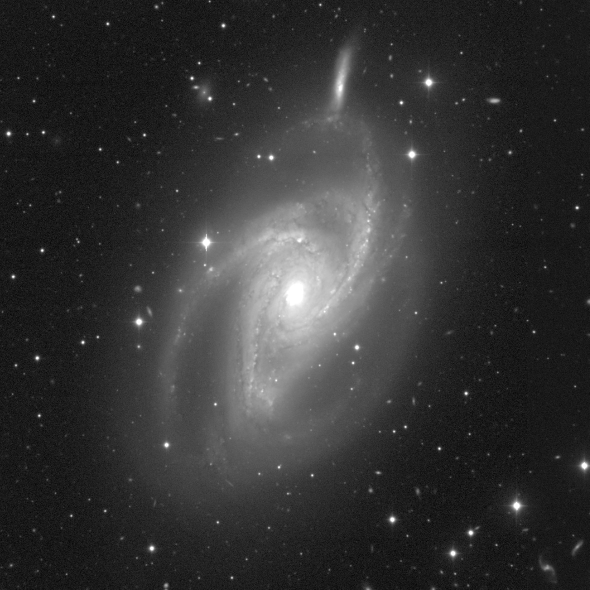
#> input picture ngc-5054.jpg, 1179 x 1179 px (shown at 1/2 size)
$ jupyter execute --allow-errors Galaxyopencv.ipynb   (shell and % lines are left out)   (older library calls are emulated)
#> lines starting #> are read from the running program, lines starting #| are printed output that depends on the picture; after the words box and inside, x2 and y2 are one past the last pixel; in counts of white or black regions, pixels touching at a corner belong together
#> further down, ngc5054 is the input picture: shape (1179, 1179); min 0, max 255, mean 51.8
[cell 1]
import numpy as np
import cv2
from scipy.spatial import distance as dist
from matplotlib import pyplot as plt
import math
from scipy.optimize import curve_fit

[cell 2]
min_thresh = 120
def nothing(x):
    pass

def blur(img,kernal,value,iterations):
#> called with kernal = (5, 5), value = 0, iterations = 4
    imgblur = cv2.GaussianBlur(img,kernal,value)
    for i in range(iterations-1):
        imgblur = cv2.GaussianBlur(imgblur,kernal,value)
    return imgblur

def DrawBox(img,cnt):
    rect = cv2.minAreaRect(cnt)
    box  = cv2.boxPoints(rect)
    box  = np.int0(box)
    return cv2.drawContours(img,[box],0,(134,112,255),2),rect

# [5 lines left out: function DrawOval, not called in this run]

def order_points(pts):
        xSorted = pts[np.argsort(pts[:, 0]), :]

        leftMost = xSorted[:2, :]
        rightMost = xSorted[2:, :]

        leftMost = leftMost[np.argsort(leftMost[:, 1]), :]
        (tl, bl) = leftMost

        D = dist.cdist(tl[np.newaxis], rightMost, "euclidean")[0]
        (br, tr) = rightMost[np.argsort(D)[::-1], :]

        return np.asarray([tl, tr, br, bl], dtype=pts.dtype)

def crop_rotated_rectangle(img,rect):
        rbox = order_points(cv2.boxPoints(rect))

        # get width and height of the detected rectangle

        width   = np.linalg.norm([rbox[0, 0] - rbox[1, 0], rbox[0, 1] - rbox[1, 1]])
        height  = np.linalg.norm([rbox[0, 0] - rbox[-1, 0], rbox[0, 1] - rbox[-1, 1]])
        src_pts = rbox.astype(np.float32)

        # coordinate of the points in box points after the rectangle has been straightened
        # this step needs order_points to be called on src
        dst_pts = np.array([[0, 0],
                            [width - 1, 0],
                            [width - 1, height - 1],
                            [0, height - 1]], dtype="float32")
        # the perspective transformation matrix
        M = cv2.getPerspectiveTransform(src_pts, dst_pts)
        # directly warp the rotated rectangle to get the straightened rectangle
        warped = cv2.warpPerspective(img, M, (width, height), None, cv2.INTER_LINEAR, cv2.BORDER_CONSTANT,
                                     (255, 255, 255))
        return warped

# [38 lines left out: functions brightness_contrast, spiral_equation, not called in this run]

[cell 3]
GALAXY_DETECT_THRESH  = 40
CORE_DETECT_THRESH    = 230
ERODE_KERNAL          = np.ones((5,5),np.uint8)

def contour_detection(image,threshold,ed_iterations):
    imageblur = blur(image,(5,5),0,4)

    ret, threshold_img = cv2.threshold(imageblur, threshold, 255, cv2.THRESH_BINARY)
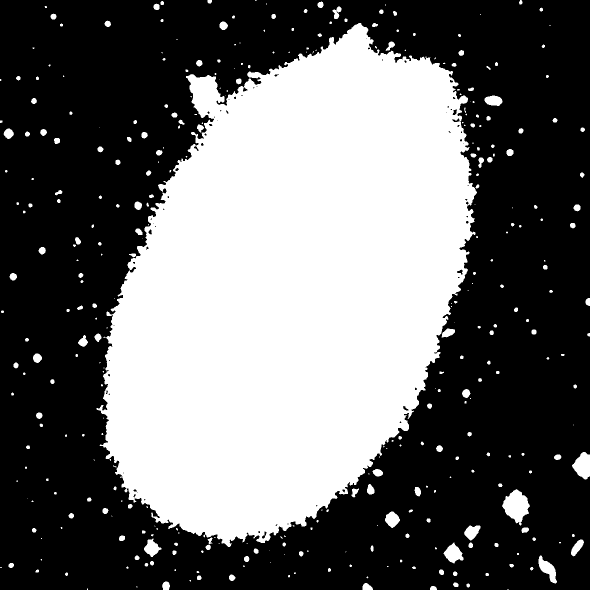
#> threshold_img: shape (1179, 1179) (shown at 1/2 size); 40.8% white; 360 white regions (139 under 20 px), largest, box (x1, y1, x2, y2) and area: (193, 46, 954, 1094) 542459, (1004, 978, 1060, 1051) 2368, (1144, 904, 1179, 959) 1300
#> ret = 40

    threshold_img = cv2.erode(threshold_img,ERODE_KERNAL,iterations = ed_iterations)
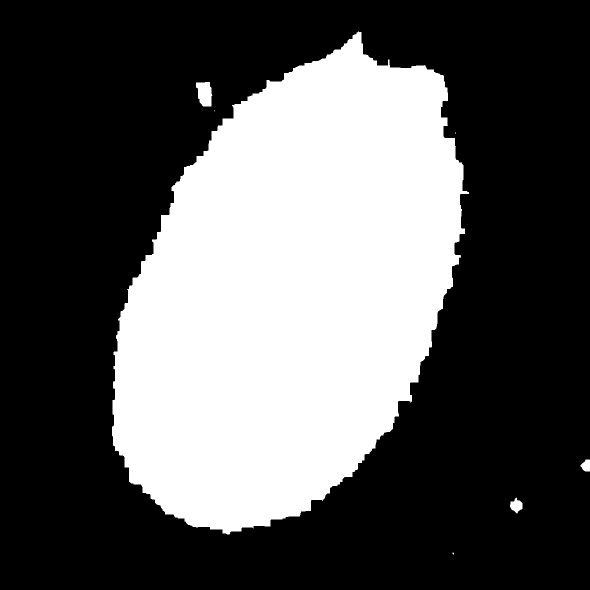
#> threshold_img: shape (1179, 1179) (shown at 1/2 size); 35.2% white; 7 white regions (3 under 20 px), largest, box (x1, y1, x2, y2) and area: (224, 63, 938, 1069) 486584, (392, 164, 425, 213) 1249, (1020, 995, 1045, 1027) 491, (1161, 919, 1179, 943) 320
    threshold_img = cv2.dilate(threshold_img,ERODE_KERNAL,iterations = ed_iterations)
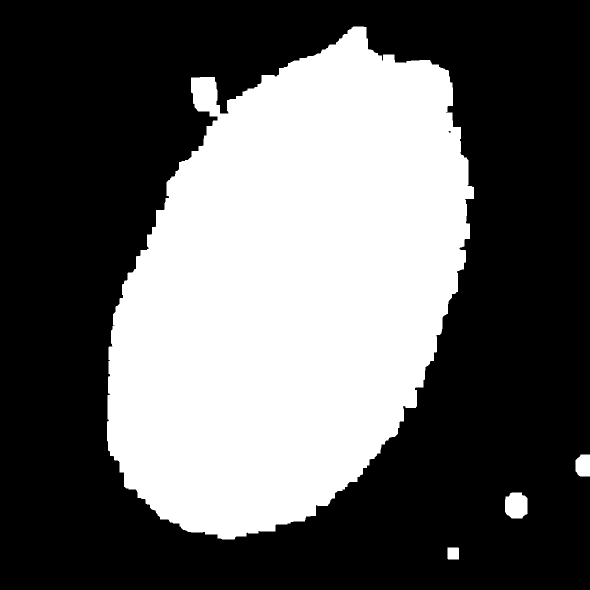
#> threshold_img: shape (1179, 1179) (shown at 1/2 size); 38.2% white; 4 white regions

    contour_img = cv2.cvtColor(image, cv2.COLOR_GRAY2BGR)

    _, contours, hierarchy = cv2.findContours(threshold_img.copy(),cv2.RETR_TREE,cv2.CHAIN_APPROX_SIMPLE)
#> contours = 5 contours, 1 with area under 20; largest, box (x1, y1, x2, y2) and area: (214, 53, 948, 1079) 525890, (1010, 985, 1055, 1037) 1950, (1151, 909, 1179, 953) 1058, (895, 1095, 918, 1119) 505
    contour_img            = cv2.drawContours(contour_img, contours, -1, (121,255,134), 3)
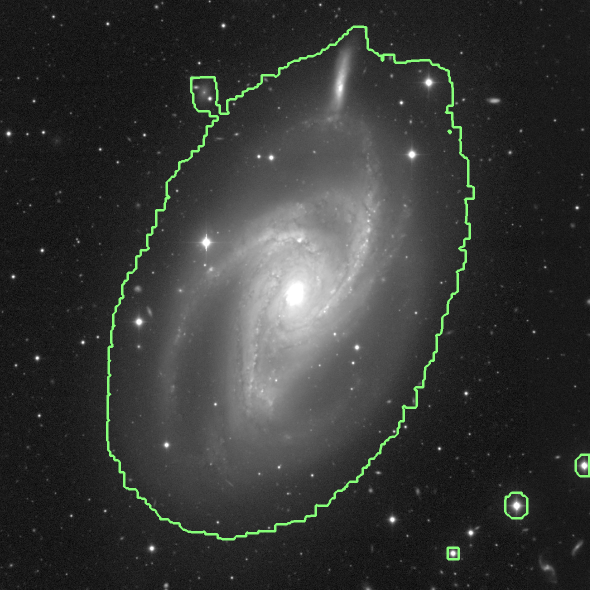
#> contour_img: shape (1179, 1179, 3) (shown at 1/2 size); 1.36% of pixels changed, all inside (x1, y1, x2, y2) = (212, 51, 1179, 1121)
    return threshold_img,contour_img,contours

def detect_orientation(galaxy, threshold,ed_iterations):
    detectedgal,contour, contours = contour_detection(galaxy,threshold,ed_iterations)

    maxsize=0
    for i in range(len(contours)):
        if cv2.contourArea(contours[i])>maxsize:
            cnt=contours[i]
            maxsize=cv2.contourArea(cnt)
#> this loop made 5 passes
#> maxsize on passes 1, 2, 4: 505, 1950.5, 525890
#> after the loop, cnt = contour of 719 points, box (x1, y1, x2, y2) (214, 53, 948, 1079), area 525890; maxsize = 525890

    try:
        contour,rect = DrawBox(contour,cnt)
#> in DrawBox, `rect = cv2.minAreaRect(cnt)`: rect = ((582.2, 567.9), (1069.8, 641), -71.57)
#> in DrawBox, `box  = cv2.boxPoints(rect)`: box = [[717.1, 1176.7], [109, 974], [447.3, -40.9], [1055.4, 161.8]]
#> in DrawBox, `box  = np.int0(box)`: box = [[717, 1176], [108, 974], [447, -40], [1055, 161]]
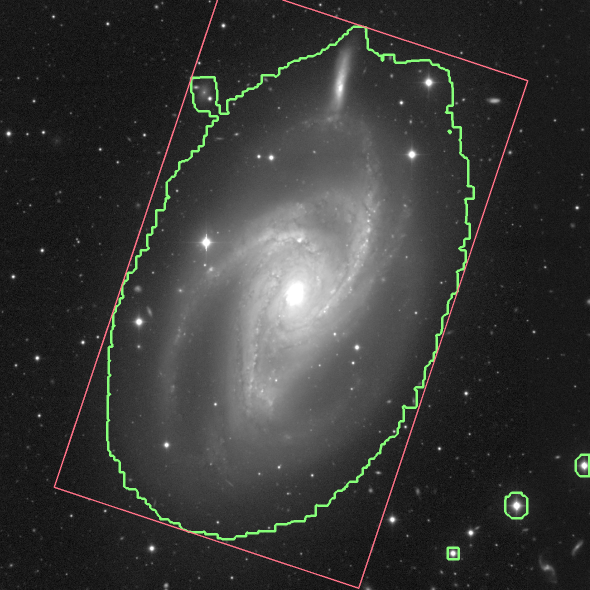
#> contour: shape (1179, 1179, 3) (shown at 1/2 size); 0.66% of pixels changed, all inside (x1, y1, x2, y2) = (107, 0, 1057, 1178)
#> rect = ((582.2, 567.9), (1069.8, 641), -71.57)
        return detectedgal, contour,rect
    except:
        return detectedgal, galaxy, None
        print("")

# [33 lines left out: functions filter_out, remove_stars, approx_contour, not called in this run]

[cell 4]
# [20 lines left out: function spiral_equation, not called in this run]

#def identify lines():

[cell 5]
ngc1300=cv2.imread('ngc-1300.jpg',0)
m101hires=cv2.imread('M101-hires.jpg',0)
ngc2997=cv2.imread('ngc-2997.jpg',0)
ngc4030=cv2.imread('ngc-4030.jpg',0)
ngc4414=cv2.imread('ngc-4414.jpg',0)
ngc5054=cv2.imread('ngc-5054.jpg',0)
ngc5247=cv2.imread('ngc-5247.jpg',0)
galaxy = ngc5054.copy()

[cell 6]
#cv2.createTrackbar('min_tresh','Threshold',220,255,nothing) #40

#while(1):
#kernel_sharpening = np.array([[-1,-1,-1],
#                              [-1, 9,-1],
#                              [-1,-1,-1]])
DOING_ARMS    = False
DOING_EDGES   = False
DOING_CONTOUR = False
DOING_SPIRAL  = False
#Detect orientation and correct it
detectedgal, contour,rect = detect_orientation(galaxy,GALAXY_DETECT_THRESH,5)
#> rect = ((582.2, 567.9), (1069.8, 641), -71.57)

#blacken out rest of pic
exact_gal = cv2.bitwise_and(detectedgal,galaxy)
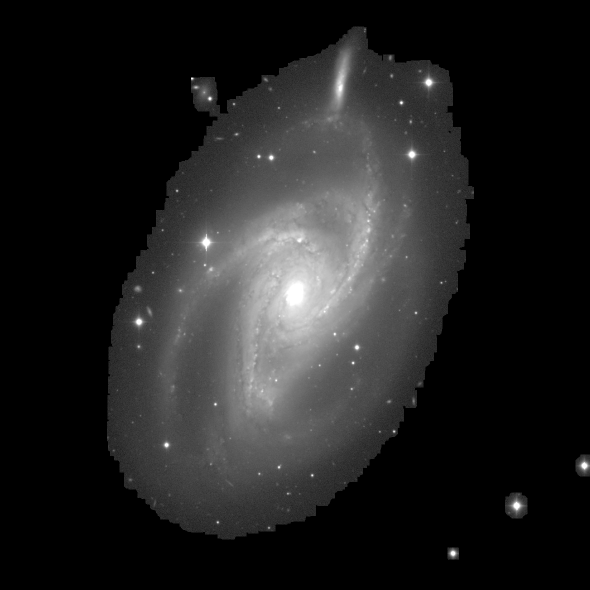
#> exact_gal: shape (1179, 1179) (shown at 1/2 size); min 0, max 255, mean 33.8

#extract the galaxy
#> (the rest of this cell did not finish here and is left out)

#> in order_points, `xSorted = pts[np.argsort(pts[:, 0]), :]`: xSorted = [[109, 974], [447.3, -40.9], [717.1, 1176.7], [1055.4, 161.8]]
#> in order_points, `leftMost = xSorted[:2, :]`: leftMost = [[109, 974], [447.3, -40.9]]
#> in order_points, `rightMost = xSorted[2:, :]`: rightMost = [[717.1, 1176.7], [1055.4, 161.8]]
#> in order_points, `leftMost = leftMost[np.argsort(leftMost[:, 1]), :]`: leftMost = [[447.3, -40.9], [109, 974]]
#> in order_points, `(tl, bl) = leftMost`: tl = [447.3, -40.9]; bl = [109, 974]
#> in order_points, `D = dist.cdist(tl[np.newaxis], rightMost, "euclidean")[0]`: D = [1247.1, 641]
#> in order_points, `(br, tr) = rightMost[np.argsort(D)[::-1], :]`: br = [717.1, 1176.7]; tr = [1055.4, 161.8]
#> in crop_rotated_rectangle, `rbox = order_points(cv2.boxPoints(rect))`: rbox = [[447.3, -40.9], [1055.4, 161.8], [717.1, 1176.7], [109, 974]]
#> in crop_rotated_rectangle, `width   = np.linalg.norm([rbox[0, 0] - rbox[1, 0], rbox[0, 1] - rbox[1..`: width = 641
#> in crop_rotated_rectangle, `height  = np.linalg.norm([rbox[0, 0] - rbox[-1, 0], rbox[0, 1] - rbox[..`: height = 1069.8
#> in crop_rotated_rectangle, `src_pts = rbox.astype(np.float32)`: src_pts has the same summary as rbox
#> in crop_rotated_rectangle, `dst_pts = np.array([[0, 0], [width - 1, 0], [width - 1, height - 1], [..`: dst_pts = [[0, 0], [640, 0], [640, 1068.8], [0, 1068.8]]
#> in crop_rotated_rectangle, `M = cv2.getPerspectiveTransform(src_pts, dst_pts)`: M = [[0.947, 0.316, -410.8], [-0.316, 0.948, 180.1], [-1.34e-11, 1.78e-11, 1]]

#extract the core
detectedcore, corecontour,_ = detect_orientation(extracted_gal,CORE_DETECT_THRESH,5)

alpha= 122  #cv2.getTrackbarPos('alpha','Brightness Contrast')
beta = 48   #cv2.getTrackbarPos('beta','Brightness Contrast')

#Lower brightness and increase contrast
contrasted_gal = brightness_contrast(extracted_gal,(alpha)/100,beta-127)
contrasted_gal = filter_out(contrasted_gal,79,79)

#Without shiny stars
wo_stars       = remove_stars(contrasted_gal,67,1)


wo_stars = cv2.erode(wo_stars,ERODE_KERNAL,iterations = 1)
wo_stars = cv2.dilate(wo_stars,ERODE_KERNAL,iterations = 1)


#cv2.namedWindow('Detected Galaxy',cv2.WINDOW_NORMAL)

if DOING_EDGES:
    cv2.namedWindow('Edges',cv2.WINDOW_NORMAL)
    cv2.createTrackbar('max_tresh','Edges',0,255,nothing) #40

if DOING_ARMS:
    cv2.namedWindow('Arms',cv2.WINDOW_NORMAL)
    cv2.createTrackbar('min_tresh','Arms',27,255,nothing)
    cv2.createTrackbar('max_tresh','Arms',10,255,nothing)

if DOING_CONTOUR:
    cv2.namedWindow('Contours',cv2.WINDOW_NORMAL)
    cv2.namedWindow('Contours1',cv2.WINDOW_NORMAL)
    cv2.createTrackbar('min_tresh','Contours',53,255,nothing)
    cv2.createTrackbar('min_tresh','Contours1',6,10,nothing)

if DOING_SPIRAL:
    cv2.namedWindow('Spirals',cv2.WINDOW_NORMAL)
    cv2.createTrackbar('k' ,'Spirals',125,200,nothing)
    cv2.createTrackbar('a' ,'Spirals',0  ,614,nothing)
    cv2.createTrackbar('xs','Spirals',100,200,nothing)
    cv2.createTrackbar('ys','Spirals',100,200,nothing)

cv2.namedWindow('Brightness Contrast',cv2.WINDOW_NORMAL)
cv2.namedWindow('Extracted Galaxy',cv2.WINDOW_NORMAL)
cv2.namedWindow('Original Image',cv2.WINDOW_NORMAL)
cv2.namedWindow('Temporary',cv2.WINDOW_NORMAL)

#cv2.createTrackbar('alpha','Brightness Contrast',122,300,nothing) #40
#cv2.createTrackbar('beta','Brightness Contrast',48,255,nothing) #40
#cv2.createTrackbar('kernal','Image Sharpening',2,29,nothing)
#plt.ion()

while(1):

    if DOING_ARMS:
        arm_min_tresh   = cv2.getTrackbarPos('min_tresh','Arms')
        arm_max_tresh   = cv2.getTrackbarPos('max_tresh','Arms')
        arm_img = cv2.inRange(wo_stars, arm_min_tresh, arm_min_tresh+arm_max_tresh)
        cv2.imshow('Arms',arm_img)

    if DOING_EDGES:
        edge_tresh  = cv2.getTrackbarPos('max_tresh','Edges')
        blu = blur(arm_img,(3,3),0,4)
        edges = cv2.Canny(blu,40,edge_tresh)
        cv2.imshow('Edges',edges)

    if DOING_SPIRAL:
        k           = cv2.getTrackbarPos('k','Spirals')
        a           = cv2.getTrackbarPos('a','Spirals')
        xs          = cv2.getTrackbarPos('xs','Spirals')
        ys          = cv2.getTrackbarPos('ys','Spirals')
        spiral = cv2.cvtColor(arm_img, cv2.COLOR_GRAY2BGR)
        pts = spiral_equation(np.int0(spiral.shape[0]/2)-200,np.int0(spiral.shape[0]/2),(k-100)/25,xs,a/100,ys,5)
        cv2.polylines(spiral, [pts], False, (0,255,255), 3)
        cv2.imshow('Spirals',spiral)

    if DOING_CONTOUR:
        contour_tresh  = cv2.getTrackbarPos('min_tresh','Contours')
        contour_tresh1 = cv2.getTrackbarPos('min_tresh','Contours1')
        detectedcontour, contour_img, contours = contour_detection(arm_img,contour_tresh,1)

        maxsize=0
        for i in range(len(contours)):
            if cv2.contourArea(contours[i])>maxsize:
                cnt=contours[i]
                maxsize=cv2.contourArea(cnt)
        contour_img1 ,lines = approx_contour(arm_img,cnt,contour_tresh1/1000)
        #print(lines)


        cv2.imshow('Contours',contour_img)
        cv2.imshow('Contours1',contour_img1)

    #fitcurve(arm_img)

    cv2.imshow('Original Image',galaxy)
    cv2.imshow('Extracted Galaxy',extracted_gal)
    cv2.imshow('Brightness Contrast',contrasted_gal)
    cv2.imshow('Temporary',wo_stars)
    cv2.imwrite("Galaxy.jpg",contrasted_gal)

    k = cv2.waitKey(100)
    if k == 27:         # wait for ESC key to exit
        break
        #cv2.destroyAllWindows()

cv2.destroyAllWindows()
